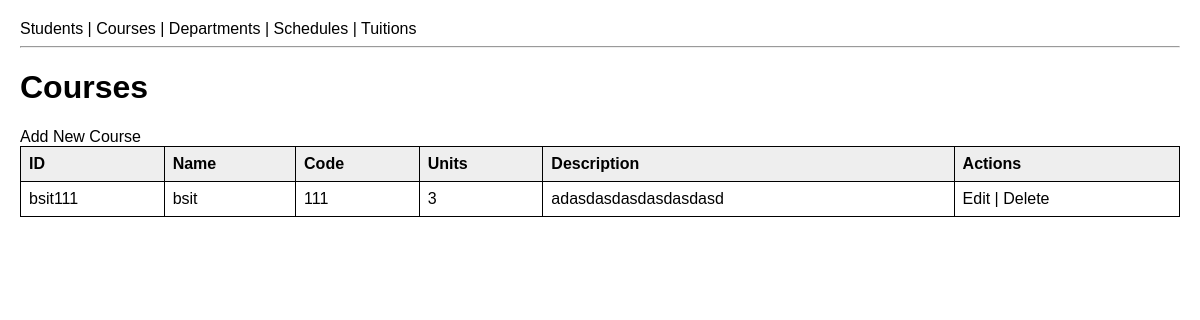
Page /courses/ on the committed database.
### myapp/models.py (models this page shows, shortened)
class Course(models.Model):
    course_id = models.CharField(max_length=20)
    course_name = models.CharField(max_length=100)
    course_code = models.CharField(max_length=20)
    units = models.CharField(max_length=5)
    description = models.CharField(max_length=255)

### myapp/views.py (the view)
# urls.py: path('courses/', views.course_list, name='course_list'),
def course_list(request):
    return object_list(request, Course, 'myapp/course_list.html')

### myapp/views.py (called while the page is built)
def object_list(request, model, template):
    items = model.objects.all()
    return render(request, template, {'items': items})

### myapp/templates/myapp/course_list.html (shortened to what this page needs)
{% extends "myapp/base.html" %}
{% block content %}
<h1>Courses</h1>
<a href="{% url 'course_create' %}">Add New Course</a>
<table>
    <tr>
        <th>ID</th>
        <th>Name</th>
        <th>Code</th>
        <th>Units</th>
        <th>Description</th>
        <th>Actions</th>
    </tr>
    {% for course in items %}
    <tr>
        <td>{{ course.course_id }}</td>
        <td>{{ course.course_name }}</td>
        <td>{{ course.course_code }}</td>
        <td>{{ course.units }}</td>
        <td>{{ course.description }}</td>
        <td>
            <a href="{% url 'course_update' course.id %}">Edit</a> |
            <a href="{% url 'course_delete' course.id %}">Delete</a>
        </td>
    </tr>
    {% endfor %}
</table>
{% endblock %}

### myapp/templates/myapp/base.html (style rules this page uses)
body { font-family: Arial, sans-serif; margin: 20px; background: #fff; color: #000; }
table { border-collapse: collapse; width: 100%; margin-bottom: 20px; }
th, td { border: 1px solid #000; padding: 8px; text-align: left; }
th { background: #eee; }
a { text-decoration: none; color: #000; }

### rows in the picture
Course: course_id "bsit111", course_name "bsit", course_code "111", units "3", description "adasdasdasdasdasdasd"
